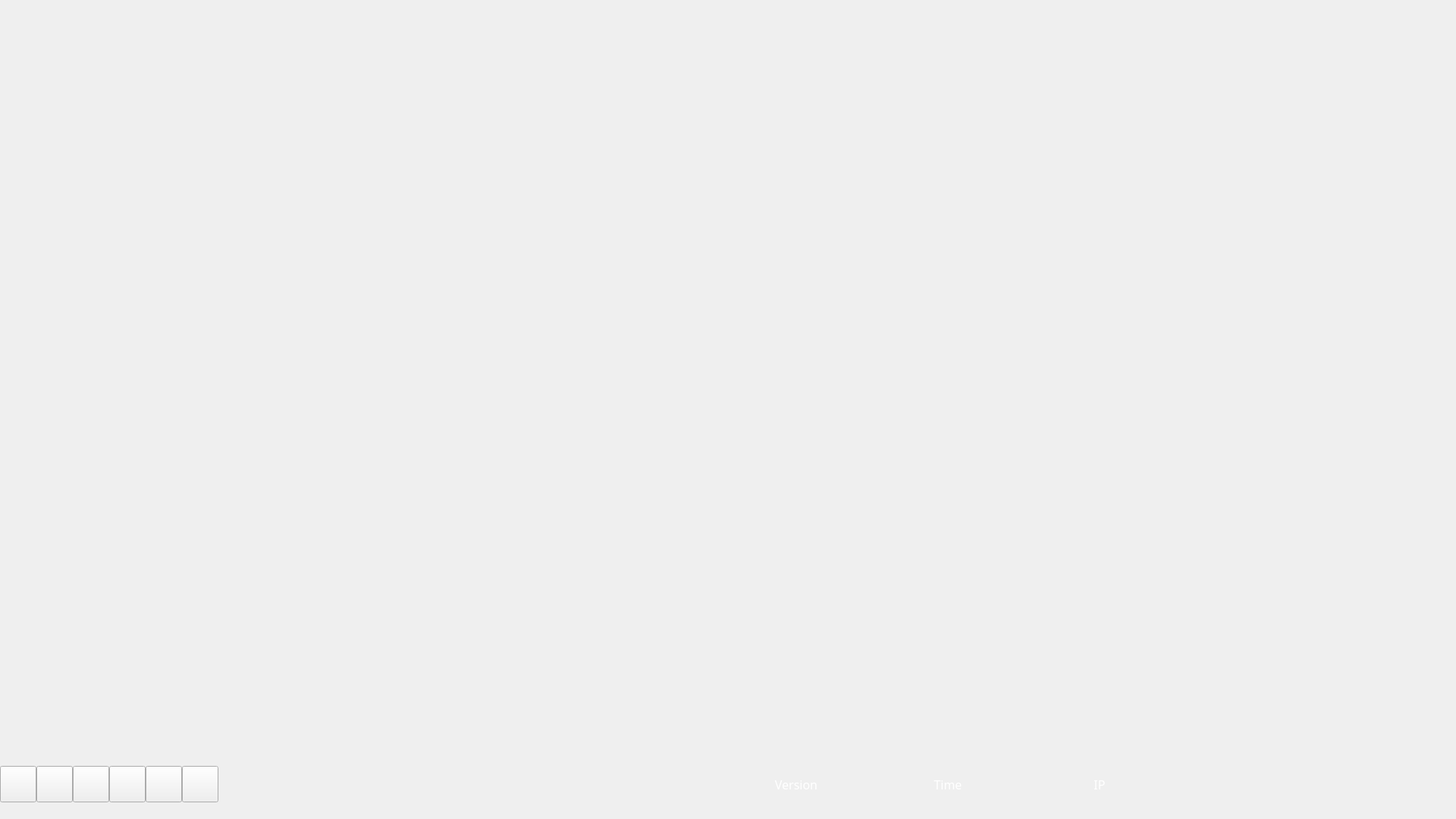
<?xml version="1.0" encoding="UTF-8"?>
<ui version="4.0">
 <class>MainWindow</class>
 <widget class="QMainWindow" name="MainWindow">
  <property name="geometry">
   <rect>
    <x>0</x>
    <y>0</y>
    <width>1920</width>
    <height>1080</height>
   </rect>
  </property>
  <property name="font">
   <font>
    <family>文泉驿微米黑</family>
   </font>
  </property>
  <property name="windowTitle">
   <string>MainWindow</string>
  </property>
  <property name="styleSheet">
   <string notr="true"/>
  </property>
  <widget class="QWidget" name="centralwidget">
   <property name="sizePolicy">
    <sizepolicy hsizetype="Expanding" vsizetype="Expanding">
     <horstretch>0</horstretch>
     <verstretch>0</verstretch>
    </sizepolicy>
   </property>
   <property name="font">
    <font>
     <family>文泉驿微米黑</family>
     <pointsize>12</pointsize>
    </font>
   </property>
   <property name="styleSheet">
    <string notr="true">#centralwidget{
border-image: url(:/resource/bg.png);
}
#centralwidget *{
border-image: url();
}
</string>
   </property>
   <widget class="QStackedWidget" name="stackedWidget">
    <property name="geometry">
     <rect>
      <x>0</x>
      <y>86</y>
      <width>1560</width>
      <height>900</height>
     </rect>
    </property>
    <widget class="QWidget" name="page_1">
     <property name="styleSheet">
      <string notr="true"/>
     </property>
     <widget class="QWidget" name="gridLayoutWidget">
      <property name="geometry">
       <rect>
        <x>0</x>
        <y>0</y>
        <width>1560</width>
        <height>900</height>
       </rect>
      </property>
      <layout class="QGridLayout" name="page_layout" rowstretch="0" columnstretch="0">
       <property name="spacing">
        <number>0</number>
       </property>
      </layout>
     </widget>
    </widget>
   </widget>
   <widget class="QLabel" name="ver_label">
    <property name="geometry">
     <rect>
      <x>950</x>
      <y>988</y>
      <width>200</width>
      <height>92</height>
     </rect>
    </property>
    <property name="styleSheet">
     <string notr="true">color: rgb(255, 255, 255);</string>
    </property>
    <property name="text">
     <string>Version</string>
    </property>
    <property name="alignment">
     <set>Qt::AlignCenter</set>
    </property>
   </widget>
   <widget class="QLabel" name="ip_label">
    <property name="geometry">
     <rect>
      <x>1350</x>
      <y>988</y>
      <width>200</width>
      <height>92</height>
     </rect>
    </property>
    <property name="styleSheet">
     <string notr="true">color: rgb(255, 255, 255);</string>
    </property>
    <property name="text">
     <string>IP</string>
    </property>
    <property name="alignment">
     <set>Qt::AlignCenter</set>
    </property>
   </widget>
   <widget class="QWidget" name="ev_list" native="true">
    <property name="geometry">
     <rect>
      <x>1560</x>
      <y>20</y>
      <width>360</width>
      <height>1080</height>
     </rect>
    </property>
    <property name="styleSheet">
     <string notr="true"/>
    </property>
   </widget>
   <widget class="QLabel" name="time_label">
    <property name="geometry">
     <rect>
      <x>1150</x>
      <y>988</y>
      <width>200</width>
      <height>92</height>
     </rect>
    </property>
    <property name="styleSheet">
     <string notr="true">color: rgb(255, 255, 255);</string>
    </property>
    <property name="text">
     <string>Time</string>
    </property>
    <property name="alignment">
     <set>Qt::AlignCenter</set>
    </property>
   </widget>
   <widget class="QPushButton" name="left_button">
    <property name="geometry">
     <rect>
      <x>0</x>
      <y>1010</y>
      <width>48</width>
      <height>48</height>
     </rect>
    </property>
    <property name="styleSheet">
     <string notr="true">border-image: url(:/resource/xiangqianxuanze.png);</string>
    </property>
    <property name="text">
     <string/>
    </property>
   </widget>
   <widget class="QPushButton" name="right_button">
    <property name="geometry">
     <rect>
      <x>48</x>
      <y>1010</y>
      <width>48</width>
      <height>48</height>
     </rect>
    </property>
    <property name="styleSheet">
     <string notr="true">border-image: url(:/resource/xianghouxuanze.png);</string>
    </property>
    <property name="text">
     <string/>
    </property>
   </widget>
   <widget class="QPushButton" name="matrix_1_button">
    <property name="geometry">
     <rect>
      <x>96</x>
      <y>1010</y>
      <width>48</width>
      <height>48</height>
     </rect>
    </property>
    <property name="styleSheet">
     <string notr="true">border-image: url(:/resource/1-gongge.png);</string>
    </property>
    <property name="text">
     <string/>
    </property>
   </widget>
   <widget class="QPushButton" name="matrix_4_button">
    <property name="geometry">
     <rect>
      <x>144</x>
      <y>1010</y>
      <width>48</width>
      <height>48</height>
     </rect>
    </property>
    <property name="styleSheet">
     <string notr="true">border-image: url(:/resource/4-gongge.png);</string>
    </property>
    <property name="text">
     <string/>
    </property>
   </widget>
   <widget class="QPushButton" name="matrix_16_button">
    <property name="geometry">
     <rect>
      <x>192</x>
      <y>1010</y>
      <width>48</width>
      <height>48</height>
     </rect>
    </property>
    <property name="styleSheet">
     <string notr="true">border-image: url(:/resource/16-gongge.png);</string>
    </property>
    <property name="text">
     <string/>
    </property>
   </widget>
   <widget class="QPushButton" name="enter_button">
    <property name="geometry">
     <rect>
      <x>240</x>
      <y>1010</y>
      <width>48</width>
      <height>48</height>
     </rect>
    </property>
    <property name="font">
     <font>
      <family>文泉驿微米黑</family>
      <pointsize>12</pointsize>
     </font>
    </property>
    <property name="styleSheet">
     <string notr="true">border-image: url(:/resource/setup.png);</string>
    </property>
    <property name="text">
     <string/>
    </property>
   </widget>
  </widget>
 </widget>
 <resources/>
 <connections/>
</ui>
